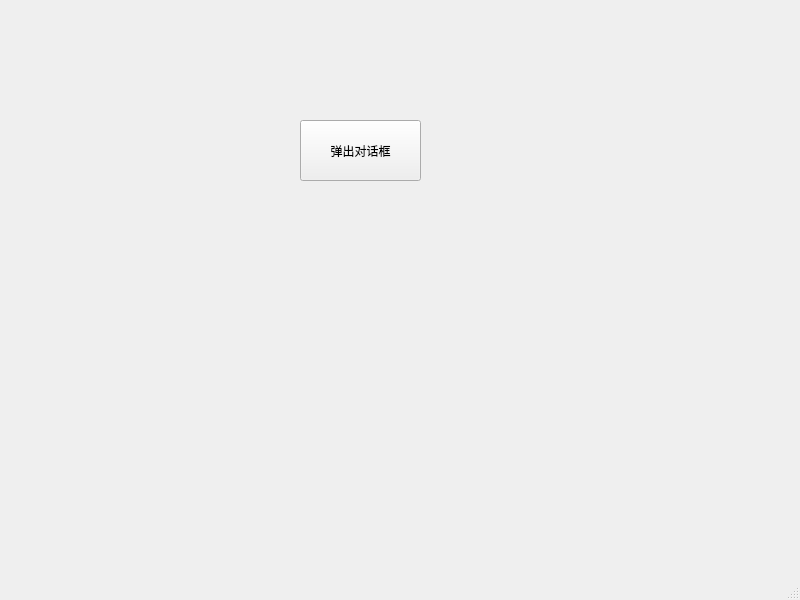
<?xml version="1.0" encoding="UTF-8"?>
<ui version="4.0">
 <class>MainWindow</class>
 <widget class="QMainWindow" name="MainWindow">
  <property name="geometry">
   <rect>
    <x>0</x>
    <y>0</y>
    <width>800</width>
    <height>600</height>
   </rect>
  </property>
  <property name="windowTitle">
   <string>MainWindow</string>
  </property>
  <widget class="QWidget" name="centralwidget">
   <widget class="QPushButton" name="pushButton">
    <property name="geometry">
     <rect>
      <x>300</x>
      <y>120</y>
      <width>121</width>
      <height>61</height>
     </rect>
    </property>
    <property name="text">
     <string>弹出对话框</string>
    </property>
   </widget>
  </widget>
  <widget class="QMenuBar" name="menubar">
   <property name="geometry">
    <rect>
     <x>0</x>
     <y>0</y>
     <width>800</width>
     <height>21</height>
    </rect>
   </property>
  </widget>
  <widget class="QStatusBar" name="statusbar"/>
 </widget>
 <resources/>
 <connections/>
</ui>
